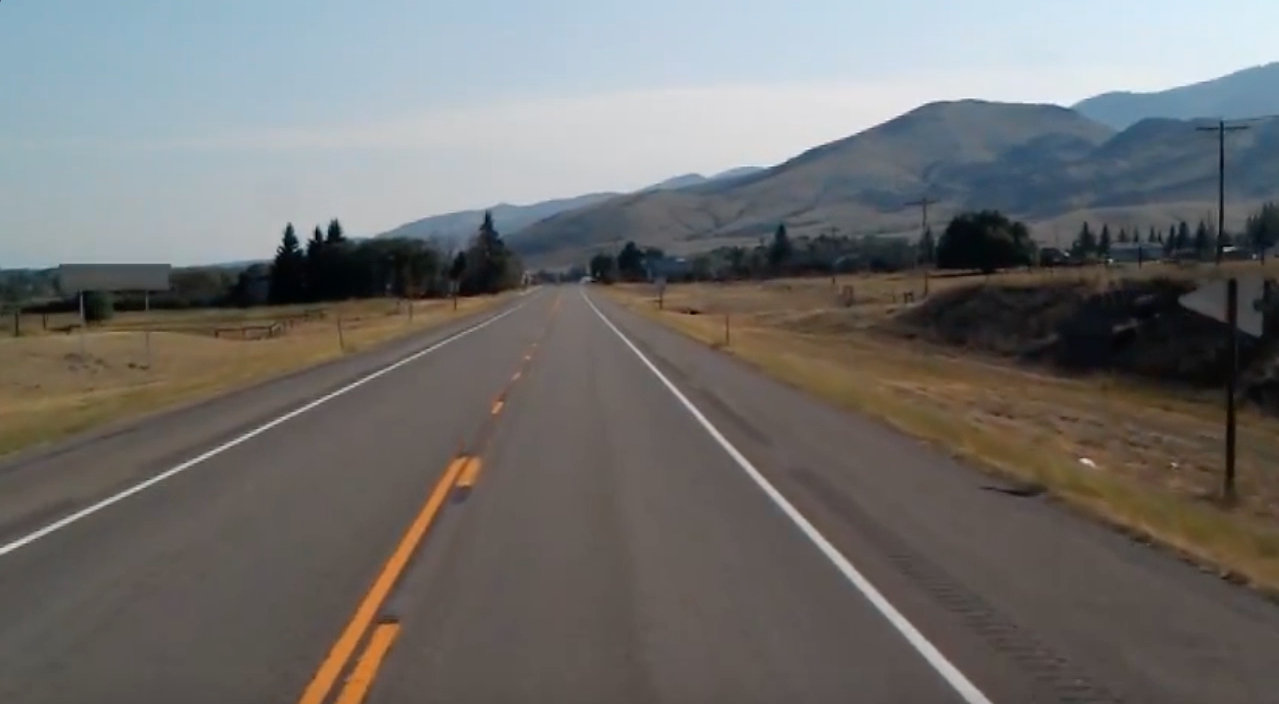
#> input picture Practice/Photos/road.jpg, 1279 x 704 px
$ python read.py
#> lines starting #> are read from the running program, lines starting #| are printed output that depends on the picture; after the words box and inside, x2 and y2 are one past the last pixel; in counts of white or black regions, pixels touching at a corner belong together; pictures that were not available may be replaced by others from this repository, and a replacement may not be noted
#> further down, img is the input picture: shape (704, 1279, 3); mean B, G, R 109.7, 111.3, 112.3
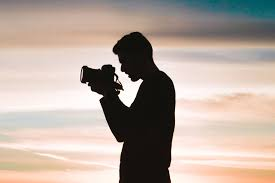
#> input picture Practice/Photos/camera.jpeg, 275 x 183 px, given in place of road_video.mp4, which was not available
#> further down, frame is the input picture: shape (183, 275, 3); mean B, G, R 157.2, 167, 181.7
import cv2 as cv
import numpy as np
import matplotlib.pyplot as plt


def make_coordinates(image, line_parameters):
    slope, intercept = line_parameters
    y1 = image.shape[0]
    y2 = int(y1*(3/5))
    x1 = int((y1 - intercept) / slope)
    x2 = int((y2 - intercept) / slope)
    return np.array([x1, y1, x2, y2])


def average_slope_intercept(image, lines):
    left_fit = []
    right_fit = []
    for line in lines:
        x1, y1, x2, y2 = line.reshape(4)
        parameters = np.polyfit((x1, x2), (y1, y2), 1)
        slope = parameters[0]
        intercept = parameters[1]
        # lines on left - negative slope
        # lines on right - positive slope

        if slope < 0:
            left_fit.append((slope,intercept))
        else:
            right_fit.append((slope, intercept))

        # print(left_fit)
        # print(right_fit)
        # print(parameters)

    left_fit_average = np.average(left_fit, axis=0)
    right_fit_average = np.average(right_fit, axis=0)

    left_line = make_coordinates(image, left_fit_average)
    right_line = make_coordinates(image, right_fit_average)
    return np.array([left_line, right_line])
        # print(left_fit_average)
        # print(right_fit_average)

def canny(image):
    gray = cv.cvtColor(image, cv.COLOR_RGB2GRAY)
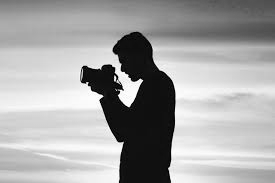
#> gray: shape (183, 275); min 0, max 254, mean 165.7
    blur = cv.GaussianBlur(gray, (5,5), 0)
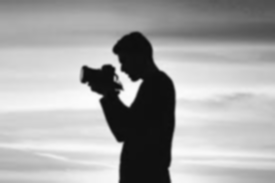
#> blur: shape (183, 275); min 12, max 252, mean 165.8
    canny = cv.Canny(blur, 50, 150)
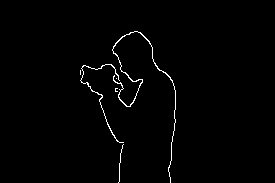
#> canny: shape (183, 275); 1.2% white in thin lines or dots, all inside (x1, y1, x2, y2) = (80, 31, 176, 183)
    return canny

def region_of_interest(image):
    height = image.shape[0] # number of rows (the height)
#> height = 183
    polygons = np.array([
        [(200, height), (1100, height), (550, 250)]])
#> polygons = [[200, 183], [1100, 183], [550, 250]]
    mask = np.zeros_like(image)
    cv.fillPoly(mask, polygons, 255)
#> mask: shape (183, 275); every value is 0

    masked_image = cv.bitwise_and(image, mask)
    return masked_image

def display_lines(image, lines):
    line_image = np.zeros_like(image)
    if lines is not None:
        for x1, y1, x2, y2 in lines:
            cv.line(line_image, (x1, y1), (x2, y2), (255, 0, 0), 10) # BGR

    return line_image


img = cv.imread('Photos/road.jpg');

# if lane_image = img when one changes they both change

lane_image = np.copy(img)


cap = cv.VideoCapture("Photos/road_video.mp4")
while(cap.isOpened()):
    _, frame = cap.read()

    canny_image = canny(frame)

    # print(img)
    cropped_image = region_of_interest(canny_image)
    lines = cv.HoughLinesP(cropped_image, 2, np.pi/180, 100, np.array([]), minLineLength=40, maxLineGap=5)
#> lines = None
#> (the run stopped early here; a loop or call above may not have finished)
